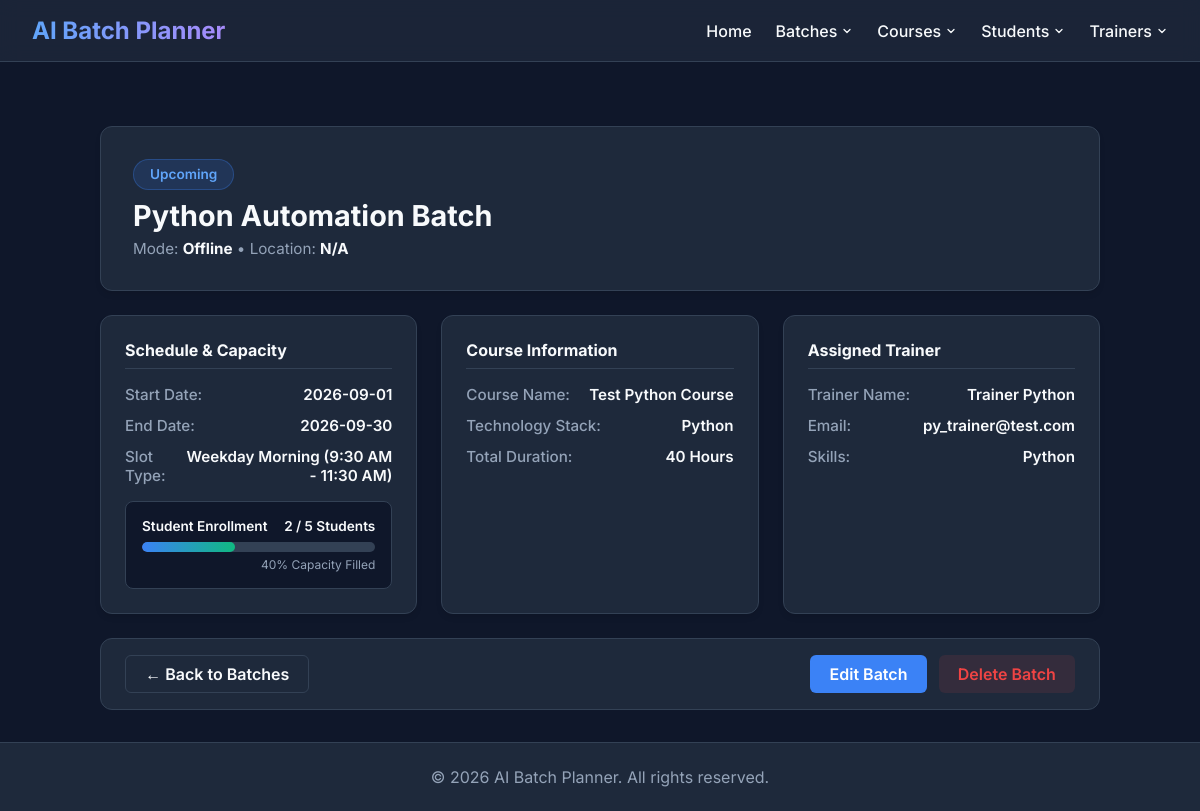
The page /batches/92 on the database its author committed.
### tables this page shows
CREATE TABLE batch (
    batch_id INTEGER PRIMARY KEY AUTOINCREMENT,
    batch_code TEXT NOT NULL UNIQUE,
    batch_name TEXT NOT NULL,
    course_id INTEGER NOT NULL,
    trainer_id INTEGER,
    start_date TEXT NOT NULL,
    end_date TEXT NOT NULL,
    slot_type TEXT NOT NULL CHECK(slot_type IN (
        'Weekday Morning (9:30 AM - 11:30 AM)',
        'Weekday Midday (11:45 AM - 1:45 PM)',
        'Weekday Afternoon (2:45 PM - 4:45 PM)',
        'Weekday Evening (5:00 PM - 7:00 PM)',
        'Weekend Full Day (10:00 AM - 4:00 PM)',
        'Custom'
    )),
    start_time TEXT,
    end_time TEXT,
    mode TEXT NOT NULL DEFAULT 'Offline' CHECK(mode IN ('Online', 'Offline', 'Hybrid')),
    location TEXT,
    max_capacity INTEGER NOT NULL DEFAULT 30 CHECK(max_capacity > 0),
    enrolled_count INTEGER NOT NULL DEFAULT 0 CHECK(enrolled_count >= 0),
    status TEXT NOT NULL DEFAULT 'Upcoming' CHECK(status IN ('Upcoming', 'In Progress', 'Completed', 'On Hold', 'Cancelled')),
    description TEXT,
    created_at TIMESTAMP DEFAULT CURRENT_TIMESTAMP,
    updated_at TIMESTAMP DEFAULT CURRENT_TIMESTAMP,
    created_by TEXT,
    updated_by TEXT,
    FOREIGN KEY (course_id) REFERENCES Course(id) ON DELETE RESTRICT,
    FOREIGN KEY (trainer_id) REFERENCES trainer(trainer_id) ON DELETE SET NULL
);

CREATE TABLE Course (
    id INTEGER PRIMARY KEY AUTOINCREMENT,

    course_name TEXT NOT NULL UNIQUE,

    technology_stack TEXT NOT NULL,

    duration_hours INTEGER NOT NULL
        CHECK(duration_hours > 0),

    description TEXT,

    status TEXT NOT NULL DEFAULT 'Active'
        CHECK(status IN ('Active', 'Inactive')),

    created_at DATETIME NOT NULL DEFAULT CURRENT_TIMESTAMP,

    updated_at DATETIME NOT NULL DEFAULT CURRENT_TIMESTAMP,

    created_by TEXT,

    updated_by TEXT
);

CREATE TABLE trainer (
    trainer_id INTEGER PRIMARY KEY AUTOINCREMENT,

    full_name TEXT NOT NULL,

    email TEXT NOT NULL UNIQUE,

    phone TEXT NOT NULL UNIQUE,

    skills TEXT NOT NULL,

    qualifications TEXT,

    experience INTEGER NOT NULL CHECK (experience >= 0),

    status TEXT NOT NULL CHECK(status IN ('Active','Inactive')),

    created_at TIMESTAMP DEFAULT CURRENT_TIMESTAMP,

    updated_at TIMESTAMP DEFAULT CURRENT_TIMESTAMP,

    created_by TEXT,

    updated_by TEXT
, date_of_joining TEXT, previous_experience REAL DEFAULT 0.0);

### routes/batch_routes.py (the view)
@batch_bp.route("/batches/<int:batch_id>")
def view_batch_details(batch_id):
    try:
        batch = batch_service.get_batch_by_id(batch_id)
        students = student_service.get_students_by_batch(batch_id)
        return render_template("batch_details.html", batch=batch, students=students)
    except ValueError as e:
        flash(str(e), "error")
        return redirect(url_for("batch_bp.list_batches"))

### models/batch.py (called while the page is built)
    def get_connection(self):
        conn = sqlite3.connect(DB_PATH)
        conn.row_factory = sqlite3.Row
        conn.execute("PRAGMA foreign_keys = ON")
        return conn

### models/student.py (called while the page is built)
    def get_students_by_batch(self, batch_id):
        return []

### services/batch_service.py (called while the page is built)
    def get_batch_by_id(self, batch_id):
        try:
            batch_id = int(batch_id)
        except (ValueError, TypeError):
            raise ValueError("Invalid Batch ID format.")
        batch = self.batch_model.get_batch_by_id(batch_id)
        if not batch:
            raise ValueError(f"Batch with ID {batch_id} not found.")
        return batch

### services/student_service.py (called while the page is built)
    def get_students_by_batch(self, batch_id):
        try:
            batch_id = int(batch_id)
        except (ValueError, TypeError):
            raise ValueError("Invalid batch ID.")
        return self.model.get_students_by_batch(batch_id)

### templates/batch_details.html (shortened to what this page needs)
{% extends 'base.html' %}
{% block content %}
<div class="details-container">
    <div class="details-header-card">
        <div class="batch-title-group">
            <div style="display: flex; align-items: center; gap: 0.75rem; margin-bottom: 0.5rem;">
                {% set status_class = 'status-' ~ batch.status.lower().replace(' ', '-') %}
                <span class="status-badge {{ status_class }}">{{ batch.status }}</span>
            </div>
            <h1>{{ batch.batch_name }}</h1>
            <div style="color: var(--text-muted); font-size: 0.95rem;">
                Mode: <strong style="color: var(--text-main);">{{ batch.mode }}</strong> &bull;
                Location: <strong style="color: var(--text-main);">{{ batch.location or 'N/A' }}</strong>
            </div>
        </div>
    </div>
    <div class="details-grid">
        <div class="info-card">
            <div class="info-card-title">Schedule & Capacity</div>
            <div class="info-row">
                <span class="info-label">Start Date:</span>
                <span class="info-value">{{ batch.start_date }}</span>
            </div>
            <div class="info-row">
                <span class="info-label">End Date:</span>
                <span class="info-value">{{ batch.end_date }}</span>
            </div>
            <div class="info-row">
                <span class="info-label">Slot Type:</span>
                <span class="info-value">{{ batch.slot_type }}</span>
            </div>
            <div class="capacity-visualizer">
                <div style="display: flex; justify-content: space-between; font-size: 0.85rem; font-weight: 600;">
                    <span>Student Enrollment</span>
                    <span>{{ batch.enrolled_count }} / {{ batch.max_capacity }} Students</span>
                </div>
                {% set pct = (batch.enrolled_count / batch.max_capacity * 100)|round|int if batch.max_capacity > 0 else 0 %}
                <div class="progress-bar-bg">
                    <div class="progress-bar-fill" style="width: {{ pct }}%;"></div>
                </div>
                <div style="text-align: right; font-size: 0.75rem; color: var(--text-muted); margin-top: 0.3rem;">
                    {{ pct }}% Capacity Filled
                </div>
            </div>
        </div>
        <div class="info-card">
            <div class="info-card-title">Course Information</div>
            <div class="info-row">
                <span class="info-label">Course Name:</span>
                <span class="info-value">{{ batch.course_name or 'Not assigned' }}</span>
            </div>
            <div class="info-row">
                <span class="info-label">Technology Stack:</span>
                <span class="info-value">{{ batch.technology_stack or 'N/A' }}</span>
            </div>
            <div class="info-row">
                <span class="info-label">Total Duration:</span>
                <span class="info-value">{{ batch.course_duration or 'N/A' }} Hours</span>
            </div>
        </div>
        <div class="info-card">
            <div class="info-card-title">Assigned Trainer</div>
            {% if batch.trainer_name %}
            <div class="info-row">
                <span class="info-label">Trainer Name:</span>
                <span class="info-value">{{ batch.trainer_name }}</span>
            </div>
            <div class="info-row">
                <span class="info-label">Email:</span>
                <span class="info-value">{{ batch.trainer_email }}</span>
            </div>
            <div class="info-row">
                <span class="info-label">Skills:</span>
                <span class="info-value">{{ batch.trainer_skills }}</span>
            </div>
            {% else %}
            <div style="color: var(--text-muted); font-size: 0.9rem; padding: 1rem 0; text-align: center;">
                No trainer currently assigned to this batch.
            </div>
            {% endif %}
        </div>
    </div>
    <div class="action-toolbar">
        <a href="{{ url_for('batch_bp.list_batches') }}" class="btn btn-outline">&larr; Back to Batches</a>
        <div style="display: flex; gap: 0.75rem;">
            <a href="{{ url_for('batch_bp.edit_batch', batch_id=batch.batch_id) }}" class="btn btn-primary">Edit Batch</a>
            <form action="{{ url_for('batch_bp.delete_batch', batch_id=batch.batch_id) }}" method="POST" onsubmit="return confirm('Are you sure you want to delete this batch?');">
                <button type="submit" class="btn btn-danger">Delete Batch</button>
            </form>
        </div>
    </div>
</div>
{% endblock %}

### templates/base.html (style rules this page uses)
:root { --bg-color: #0f172a; --surface-color: #1e293b; --surface-hover: #334155; --primary: #3b82f6; --primary-hover: #2563eb; --text-main: #f8fafc; --text-muted: #94a3b8; --danger: #ef4444; --success: #10b981; --border: #334155; }
body { margin: 0; font-family: 'Inter', sans-serif; background-color: var(--bg-color); color: var(--text-main); display: flex; flex-direction: column; min-height: 100vh; }
form { display: flex; flex-direction: column; gap: 12px; max-width: 500px; }
button { padding: 10px 15px; background-color: var(--primary); color: white; border: none; border-radius: 8px; cursor: pointer; font-size: 1rem; font-weight: 600; transition: background-color 0.2s; margin-top: 10px; }
.btn { display: inline-flex !important; align-items: center !important; justify-content: center !important; box-sizing: border-box !important; vertical-align: middle !important; margin: 0 !important; }
a { color: var(--primary); text-decoration: none; font-weight: 500; transition: color 0.2s; }

### templates/batch_details.html (style rules this page uses)
.details-container { display: flex; flex-direction: column; gap: 1.5rem; max-width: 1000px; margin: 0 auto; }
.details-header-card { background: var(--surface-color); border: 1px solid var(--border); border-radius: 12px; padding: 2rem; display: flex; justify-content: space-between; align-items: flex-start; flex-wrap: wrap; gap: 1rem; box-shadow: 0 4px 6px -1px rgba(0, 0, 0, 0.1); }
.batch-title-group h1 { font-size: 1.8rem; font-weight: 700; margin: 0 0 0.4rem 0; }
.status-badge { padding: 0.4rem 1rem; border-radius: 9999px; font-size: 0.85rem; font-weight: 600; display: inline-block; }
.status-upcoming { background: rgba(59, 130, 246, 0.15); color: #60a5fa; border: 1px solid rgba(59, 130, 246, 0.3); }
.details-grid { display: grid; grid-template-columns: repeat(auto-fit, minmax(300px, 1fr)); gap: 1.5rem; }
.info-card { background: var(--surface-color); border: 1px solid var(--border); border-radius: 12px; padding: 1.5rem; box-shadow: 0 4px 6px -1px rgba(0, 0, 0, 0.1); }
.info-card-title { font-size: 1rem; font-weight: 700; color: var(--text-main); margin-bottom: 1rem; padding-bottom: 0.5rem; border-bottom: 1px solid var(--border); display: flex; align-items: center; gap: 0.5rem; }
.info-row { display: flex; justify-content: space-between; margin-bottom: 0.75rem; font-size: 0.95rem; }
.info-label { color: var(--text-muted); font-weight: 500; }
.info-value { color: var(--text-main); font-weight: 600; text-align: right; }
.capacity-visualizer { margin-top: 1rem; padding: 1rem; background: var(--bg-color); border-radius: 8px; border: 1px solid var(--border); }
.progress-bar-bg { width: 100%; height: 10px; background: #334155; border-radius: 5px; overflow: hidden; margin-top: 0.5rem; }
.progress-bar-fill { height: 100%; background: linear-gradient(90deg, #3b82f6, #10b981); border-radius: 5px; }
.action-toolbar { display: flex; justify-content: space-between; align-items: center; background: var(--surface-color); border: 1px solid var(--border); border-radius: 12px; padding: 1rem 1.5rem; flex-wrap: wrap; gap: 1rem; }
.btn { padding: 0.6rem 1.2rem; border-radius: 6px; font-weight: 600; cursor: pointer; border: none; transition: all 0.2s; text-decoration: none; display: inline-flex; align-items: center; justify-content: center; font-family: inherit; box-sizing: border-box; height: 38px; }
.btn-primary { background: var(--primary); color: white; }
.btn-outline { background: transparent; border: 1px solid var(--border); color: var(--text-main); }
.btn-danger { background: rgba(239, 68, 68, 0.1); color: var(--danger); }

### rows shown on the page
batch: status "Upcoming", batch_name "Python Automation Batch", mode "Offline", start_date "2026-09-01", end_date "2026-09-30", slot_type "Weekday Morning (9:30 AM - 11:30 AM)", max_capacity "5"
Course: course_name "Test Python Course"
trainer: trainer_name "Trainer Python", trainer_email "py_trainer@test.com"

### other values the page prints
{{ batch.location or 'N/A' }} "N/A"
{{ batch.enrolled_count }} "2"
{{ pct }} "40"
{{ batch.technology_stack or 'N/A' }} "Python"
{{ batch.course_duration or 'N/A' }} "40"
{{ batch.trainer_skills }} "Python"
